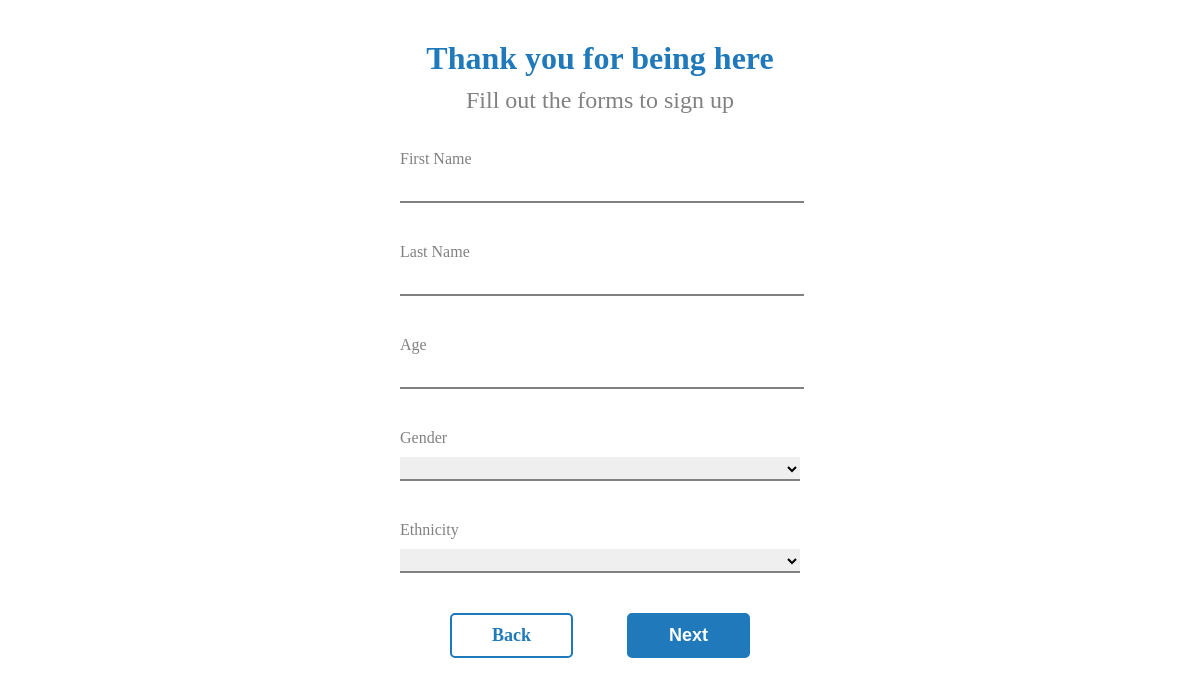
The page /university/onboarding/step3 (signed in) on the database as committed earlier.
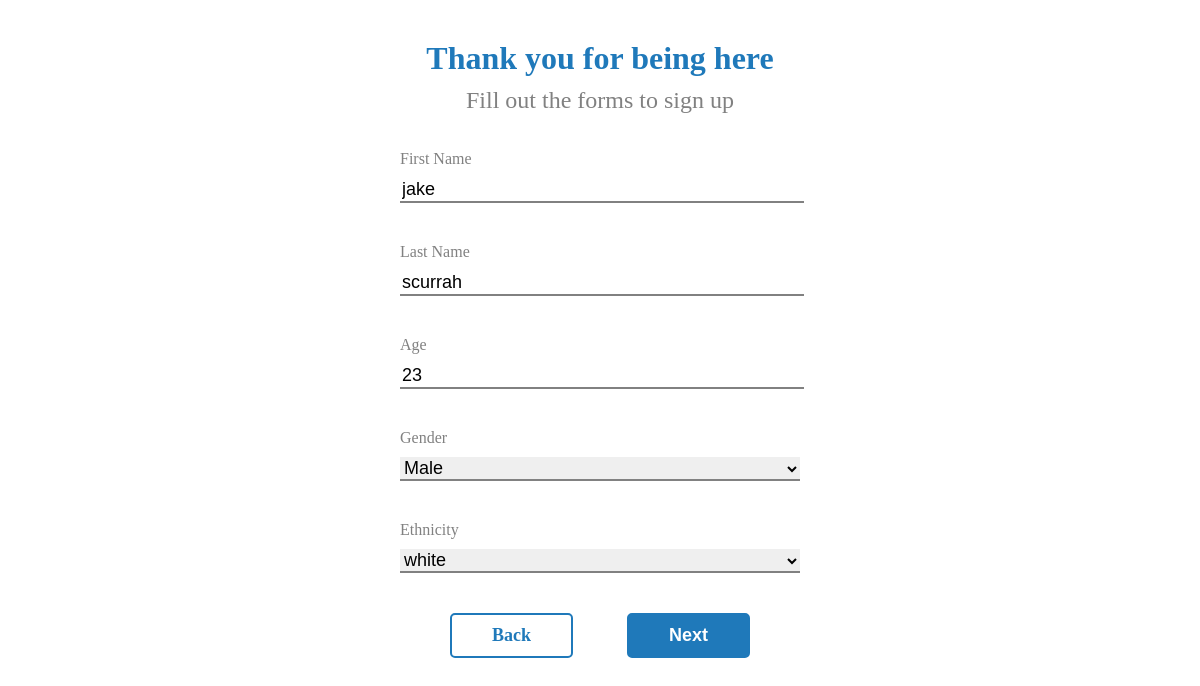
The same page on the database as committed later.
### Student/models.py (models this page shows, shortened)
class Student(models.Model):
    user = models.ForeignKey(settings.AUTH_USER_MODEL, on_delete=models.CASCADE, null=True, blank=True)
    student_email = models.CharField(max_length=200, null=True, blank=True)
    user_id_number = models.CharField(max_length=250, null=True, blank=True)
    school = models.CharField(max_length=250, null=True, blank=True)
    class_code = models.CharField(max_length=250, null=True, blank=True)
    course_progress = models.CharField(max_length=200, null=True, blank=True)
    first_name = models.CharField(max_length=20, null=True, blank=True)
    last_name = models.CharField(max_length=20, null=True, blank=True)
    age = models.CharField(max_length=20, null=True, blank=True)
    location = models.CharField(max_length=200, null=True, blank=True)
    GENDER_CHOICES = (
        ('Female', 'Female'),
        ('Male', 'Male'),
        ('Not Specified', 'Not Specified'),
    )
    gender = models.CharField(max_length=20, choices=GENDER_CHOICES, null=True, blank=True)
    ETHNICITY_CHOICES = (
        ('white', 'White'),
        ('black', 'Black or African American'),
        ('latin', 'Hispanic or Latino'),
        ('native american', 'American Indian or Alaska Native'),
        ('asian', 'Asian'),
        ('islander or hawaiian', 'Native Hawaiian or Other Pacific Islander'),
        ('other', 'Multiracial/Other'),
    )
    ethnicity = models.CharField(max_length=20, choices=ETHNICITY_CHOICES, null=True, blank=True)
    major = models.ForeignKey(Major, on_delete=models.CASCADE, null=True, blank=True)
    jobs_applied = models.CharField(max_length=100, null=True, blank=True)
    accepted_job = models.CharField(max_length=100, null=True, blank=True)
    life_path = models.JSONField(null=True, blank=True)
    yearly_salary = models.IntegerField(null=True, blank=True)
    job = models.ForeignKey(Job, on_delete=models.CASCADE, null=True, blank=True)

### Student/all_views/m0_views.py (the view, shortened to what this page needs)
# urls.py: path('university/onboarding/step3', m0_views.onboarding_step3, name='onboarding-step3'),
def onboarding_step3(request):
    user = request.user
    majors = Major.objects.all()
    student_user = Account.objects.filter(pk=request.user.pk)
    user_id = student_user.model.get_user_id(self=user)
    student_model = Student.objects.get(user_id_number=user_id)
    if user.is_active and user.has_university == True:
        first_name = student_model.first_name
        last_name = student_model.last_name
        age = student_model.age
        gender = student_model.gender
        ethnicity = student_model.ethnicity
        major = student_model.major
        genderChoices = Student.GENDER_CHOICES
        ethnicityChoices = Student.ETHNICITY_CHOICES
        context = {
            'first_name': first_name,
            'last_name': last_name,
            'age': age,
            'gender': gender,
            'ethnicity': ethnicity,
            'majors': majors,
            'maj': major,
            'genderChoices': genderChoices,
            'ethnicityChoices': ethnicityChoices
        }
        return render(request, 'Students/onboarding/step3.html', context=context)
    else:
        return render(request, 'MainWebsite/index.html')

### Accounts/models.py (called while the page is built)
    def get_first_name(self):
        return self.first_name

    def get_user_id(self):
        return self.user_id

    def get_user_image(self):
        return self.user_image

### Budget/context-processors.py (called while the page is built)
def account_info(request):
    user = request.user
    if user.is_active:
        account = Account.objects.filter(pk=request.user.pk)
        user_id = account.model.get_user_id(self=user)
        first_name = account.model.get_first_name(self=user)
        user_image = account.model.get_user_image(self=user)
        return {
            'first_name': first_name,
            'user_image': user_image,
        }
    else:
        return {
            'first_name': 'user',
            'user_image': 'img',
        }

### Student/models.py (called while the page is built)
    def __str__(self):
        return self.major_title

### templates/Students/onboarding/step3.html (shortened to what this page needs)
{% extends 'Students/onboarding/base.html' %}
{% block content %}
<div class="onboarding-container">
    <div class="header-container">
        <h1 class="onboarding-title-header">Thank you for being here</h1>
        <h1 class="onboarding-subheader">Fill out the forms to sign up</h1>
    </div>
    <div class="form-container">
        <form id="info-form" name="info-form" data-name="info-form" method="post" class="form">
            <div id="first-question" class="form" style="width: 100%;">
                <div class="input-container">
                    <label for="name" class="field-label">First Name</label><br>
                    <input type="text" class="text-field" maxlength="256" name="first-name" data-name="Name" placeholder="" id="first-name" value="{% if first_name %}{{ first_name }}{% endif %}">
                </div>
                <div class="input-container">
                    <label for="name" class="field-label">Last Name</label><br>
                    <input type="text" class="text-field" maxlength="256" name="last-name" data-name="Name" placeholder="" id="last-name" value="{% if last_name %}{{ last_name }}{% endif %}">
                </div>
                <div class="input-container">
                    <label for="name" class="field-label">Age</label><br>
                    <input type="text" class="text-field" maxlength="256" name="age" data-name="Name" placeholder="" id="age" value="{% if age %}{{ age }}{% endif %}">
                </div>
                <div class="input-container">
                    <label for="name" class="field-label">Gender</label><br>
                    <select id="cars" class="text-field" name="gender" form="info-form">
                        <option value="{% if gender %}{{ gender }}{% endif %}">{% if gender %}{{ gender }}{% endif %}</option>
                        {% for gend in genderChoices %}
                            {% if gend.0 != gender %}
                                <option value="{{ gend.0 }}">{{ gend.0 }}</option>
                            {% endif %}
                        {% endfor %}
                    </select>
                </div>
                <div class="input-container">
                    <label for="name" class="field-label">Ethnicity</label><br>
                    <select id="cars" class="text-field" name="ethnicity" form="info-form">
                        <option value="{% if ethnicity %}{{ ethnicity }}{% endif %}">{% if ethnicity %}{{ ethnicity }}{% endif %}</option>
                        {% for ethn in ethnicityChoices %}
                            {% if ethn.0 != gender %}
                                <option value="{{ ethn.0 }}">{{ ethn.0 }}</option>
                            {% endif %}
                        {% endfor %}
                    </select>
                </div>
                <div class="button-wrapper forform">
                    <a href="{% url 'Students:onboarding-step2' %}" class="back-btn w-button">Back</a>
                    <button type="button" class="next-btn w-button" onclick="showNextForm()">Next</button>
                </div>
            </div>
        </form>
    </div>
  </div>
{% endblock %}

### templates/Students/onboarding/base.html (shortened to what this page needs)
{% load static %}
<!DOCTYPE html>
<html lang="en">
<head>
    <link href="{% static 'students/onboarding/style.css' %}" rel="stylesheet" type="text/css">
</head>
<body>
{% block content %}
{% endblock %}
</body>
</html>

### static/students/onboarding/style.css (style rules this page uses)
.header-container { padding-bottom: 20px; }
.onboarding-container { display: -webkit-box; display: -webkit-flex; display: -ms-flexbox; display: flex; margin-top: 40px; -webkit-box-orient: vertical; -webkit-box-direction: normal; -webkit-flex-direction: column; -ms-flex-direction: column; flex-direction: column; -webkit-box-align: center; -webkit-align-items: center; -ms-flex-align: center; align-items: center; }
.onboarding-title-header { margin: 0px; color: #1f79ba; text-align: center; padding: 0px; margin: 0px; }
.onboarding-subheader { margin-top: 10px; color: #818181; font-size: 24px; font-weight: 400; text-align: center; padding: 0px; }
.button-wrapper { display: -webkit-box; display: -webkit-flex; display: -ms-flexbox; display: flex; width: 300px; -webkit-box-pack: justify; -webkit-justify-content: space-between; -ms-flex-pack: justify; justify-content: space-between; }
.back-btn { padding: 10px 40px; text-decoration: none; border-style: solid; border-width: 2px; border-color: #1f79ba; border-radius: 5px; background-color: #fff; color: #1f79ba; font-size: 18px; font-weight: 600; }
.next-btn { padding: 10px 40px; text-decoration: none; border-style: solid; border-width: 2px; color: white; border-color: #1f79ba; background-color: #1f79ba; border-radius: 5px; font-size: 18px; font-weight: 600; cursor: pointer; }
.form-container { width: 400px; }
.text-field { margin-top: 10px; margin-bottom: 40px; border-style: none none solid; border-width: 1px 1px 2px; border-color: #000 #000 #818181; width: 100%; font-size: 18px; }
.field-label { color: #818181; }
.form { display: -webkit-box; display: -webkit-flex; display: -ms-flexbox; display: flex; -webkit-box-orient: vertical; -webkit-box-direction: normal; -webkit-flex-direction: column; -ms-flex-direction: column; flex-direction: column; -webkit-box-align: center; -webkit-align-items: center; -ms-flex-align: center; align-items: center; }
.input-container { width: 100%; }

Rows that differ between the two databases and show on the page:
now on this page (row edited): Student: first-name "jake", last-name "scurrah", age "23", gender "Male", ethnicity "white"
